Frame 1 (no input): blank canvas, image omitted
Frame 60 (no input): blank canvas, image omitted
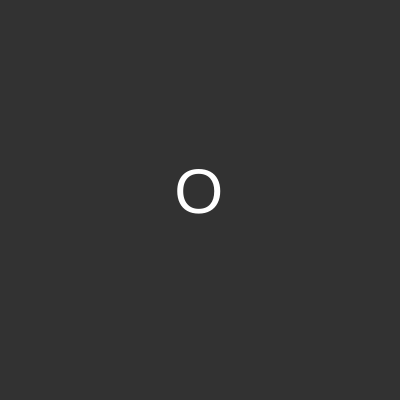
Frame 120 (the mouse pressed at the canvas centre since frame 60)

The p5.js sketch whose frames 1 and 60 were blank and that drew this single picture after the mouse press (run headless with seeded random() and noise() and a simulated clock; from frame 60 on, the mouse is pressed at the canvas centre):

// p5.js sketch
// ── sketch.js
let x = [], y = [], sz = [];

function setup() {
  createCanvas(400, 400);
  textAlign(CENTER, CENTER);
  noStroke();
  fill(255);
}

function mousePressed() {
  x.push(mouseX);
  y.push(mouseY);
  sz.push(4);
}

function draw() {
  background(50);

  for (let i = 0; i < x.length; i++) {
    textSize(sz[i]);
    text("O", x[i], y[i]);
    x[i] += random(-2, 2);
    y[i] += random(-2, 2);
  }

  if (mouseIsPressed) {
    sz[sz.length - 1]++;
  }
}
